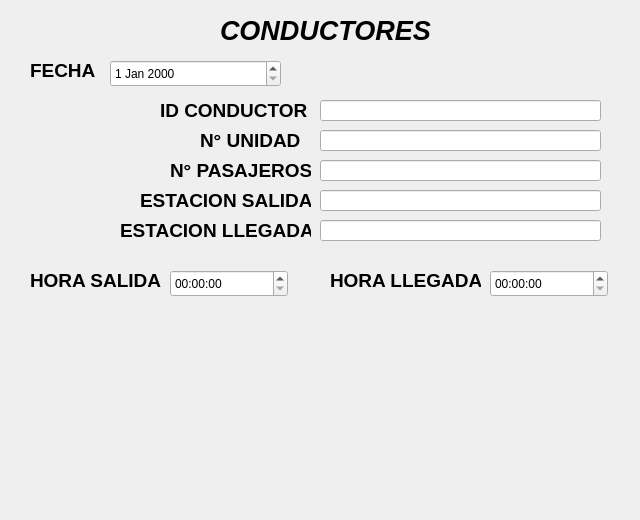
<?xml version="1.0" encoding="UTF-8"?>
<ui version="4.0">
 <class>Conductor</class>
 <widget class="QWidget" name="Conductor">
  <property name="geometry">
   <rect>
    <x>0</x>
    <y>0</y>
    <width>640</width>
    <height>520</height>
   </rect>
  </property>
  <property name="windowTitle">
   <string>Form</string>
  </property>
  <widget class="QLabel" name="lEstSalida">
   <property name="geometry">
    <rect>
     <x>140</x>
     <y>190</y>
     <width>171</width>
     <height>20</height>
    </rect>
   </property>
   <property name="font">
    <font>
     <pointsize>14</pointsize>
     <weight>75</weight>
     <italic>false</italic>
     <bold>true</bold>
    </font>
   </property>
   <property name="text">
    <string>ESTACION SALIDA</string>
   </property>
  </widget>
  <widget class="QLabel" name="lIDConductor">
   <property name="geometry">
    <rect>
     <x>160</x>
     <y>100</y>
     <width>151</width>
     <height>20</height>
    </rect>
   </property>
   <property name="font">
    <font>
     <pointsize>14</pointsize>
     <weight>75</weight>
     <italic>false</italic>
     <bold>true</bold>
    </font>
   </property>
   <property name="text">
    <string>ID CONDUCTOR</string>
   </property>
  </widget>
  <widget class="QTimeEdit" name="timeEditHoraLlegada">
   <property name="geometry">
    <rect>
     <x>490</x>
     <y>270</y>
     <width>118</width>
     <height>27</height>
    </rect>
   </property>
  </widget>
  <widget class="QLabel" name="lNPasajeros">
   <property name="geometry">
    <rect>
     <x>170</x>
     <y>160</y>
     <width>141</width>
     <height>20</height>
    </rect>
   </property>
   <property name="font">
    <font>
     <pointsize>14</pointsize>
     <weight>75</weight>
     <italic>false</italic>
     <bold>true</bold>
    </font>
   </property>
   <property name="text">
    <string>N° PASAJEROS</string>
   </property>
  </widget>
  <widget class="QDateEdit" name="dateEditFecha">
   <property name="geometry">
    <rect>
     <x>110</x>
     <y>60</y>
     <width>171</width>
     <height>27</height>
    </rect>
   </property>
  </widget>
  <widget class="QTimeEdit" name="timeEditHoraSalida">
   <property name="geometry">
    <rect>
     <x>170</x>
     <y>270</y>
     <width>118</width>
     <height>27</height>
    </rect>
   </property>
  </widget>
  <widget class="QLabel" name="lNUnidad">
   <property name="geometry">
    <rect>
     <x>200</x>
     <y>130</y>
     <width>111</width>
     <height>20</height>
    </rect>
   </property>
   <property name="font">
    <font>
     <pointsize>14</pointsize>
     <weight>75</weight>
     <italic>false</italic>
     <bold>true</bold>
    </font>
   </property>
   <property name="text">
    <string>N° UNIDAD</string>
   </property>
  </widget>
  <widget class="QLineEdit" name="lineEEstacionSalida">
   <property name="geometry">
    <rect>
     <x>320</x>
     <y>190</y>
     <width>281</width>
     <height>21</height>
    </rect>
   </property>
  </widget>
  <widget class="QLabel" name="lEstLLegada">
   <property name="geometry">
    <rect>
     <x>120</x>
     <y>220</y>
     <width>191</width>
     <height>20</height>
    </rect>
   </property>
   <property name="font">
    <font>
     <pointsize>14</pointsize>
     <weight>75</weight>
     <italic>false</italic>
     <bold>true</bold>
    </font>
   </property>
   <property name="text">
    <string>ESTACION LLEGADA</string>
   </property>
  </widget>
  <widget class="QLabel" name="lHoraSalida">
   <property name="geometry">
    <rect>
     <x>30</x>
     <y>270</y>
     <width>141</width>
     <height>20</height>
    </rect>
   </property>
   <property name="font">
    <font>
     <pointsize>14</pointsize>
     <weight>75</weight>
     <italic>false</italic>
     <bold>true</bold>
    </font>
   </property>
   <property name="text">
    <string>HORA SALIDA</string>
   </property>
  </widget>
  <widget class="QLabel" name="lHoraLLegada">
   <property name="geometry">
    <rect>
     <x>330</x>
     <y>270</y>
     <width>151</width>
     <height>20</height>
    </rect>
   </property>
   <property name="font">
    <font>
     <pointsize>14</pointsize>
     <weight>75</weight>
     <italic>false</italic>
     <bold>true</bold>
    </font>
   </property>
   <property name="text">
    <string>HORA LLEGADA</string>
   </property>
  </widget>
  <widget class="QLineEdit" name="lineEEstLlegada">
   <property name="geometry">
    <rect>
     <x>320</x>
     <y>220</y>
     <width>281</width>
     <height>21</height>
    </rect>
   </property>
  </widget>
  <widget class="QLabel" name="lFecha">
   <property name="geometry">
    <rect>
     <x>30</x>
     <y>60</y>
     <width>81</width>
     <height>20</height>
    </rect>
   </property>
   <property name="font">
    <font>
     <pointsize>14</pointsize>
     <weight>75</weight>
     <italic>false</italic>
     <bold>true</bold>
    </font>
   </property>
   <property name="text">
    <string>FECHA</string>
   </property>
  </widget>
  <widget class="QLineEdit" name="lineENPasajeros">
   <property name="geometry">
    <rect>
     <x>320</x>
     <y>160</y>
     <width>281</width>
     <height>21</height>
    </rect>
   </property>
  </widget>
  <widget class="QLabel" name="titleConductores">
   <property name="geometry">
    <rect>
     <x>220</x>
     <y>20</y>
     <width>211</width>
     <height>21</height>
    </rect>
   </property>
   <property name="font">
    <font>
     <pointsize>20</pointsize>
     <weight>75</weight>
     <italic>true</italic>
     <bold>true</bold>
    </font>
   </property>
   <property name="text">
    <string>CONDUCTORES</string>
   </property>
  </widget>
  <widget class="QLineEdit" name="lineENUnidad">
   <property name="geometry">
    <rect>
     <x>320</x>
     <y>130</y>
     <width>281</width>
     <height>21</height>
    </rect>
   </property>
   <property name="font">
    <font>
     <italic>false</italic>
    </font>
   </property>
  </widget>
  <widget class="QLineEdit" name="lineEIDConductor">
   <property name="geometry">
    <rect>
     <x>320</x>
     <y>100</y>
     <width>281</width>
     <height>21</height>
    </rect>
   </property>
  </widget>
 </widget>
 <resources/>
 <connections/>
</ui>
